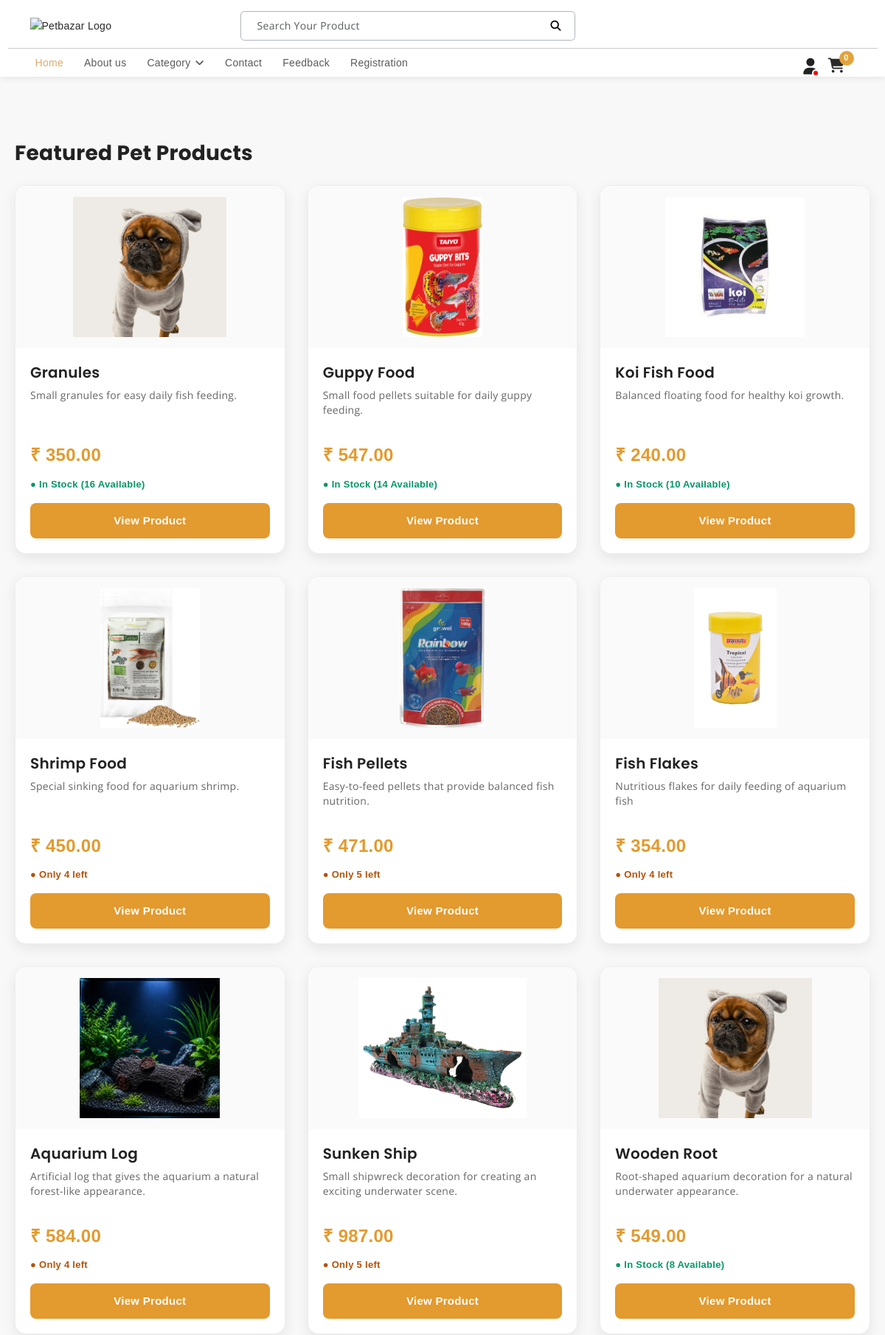
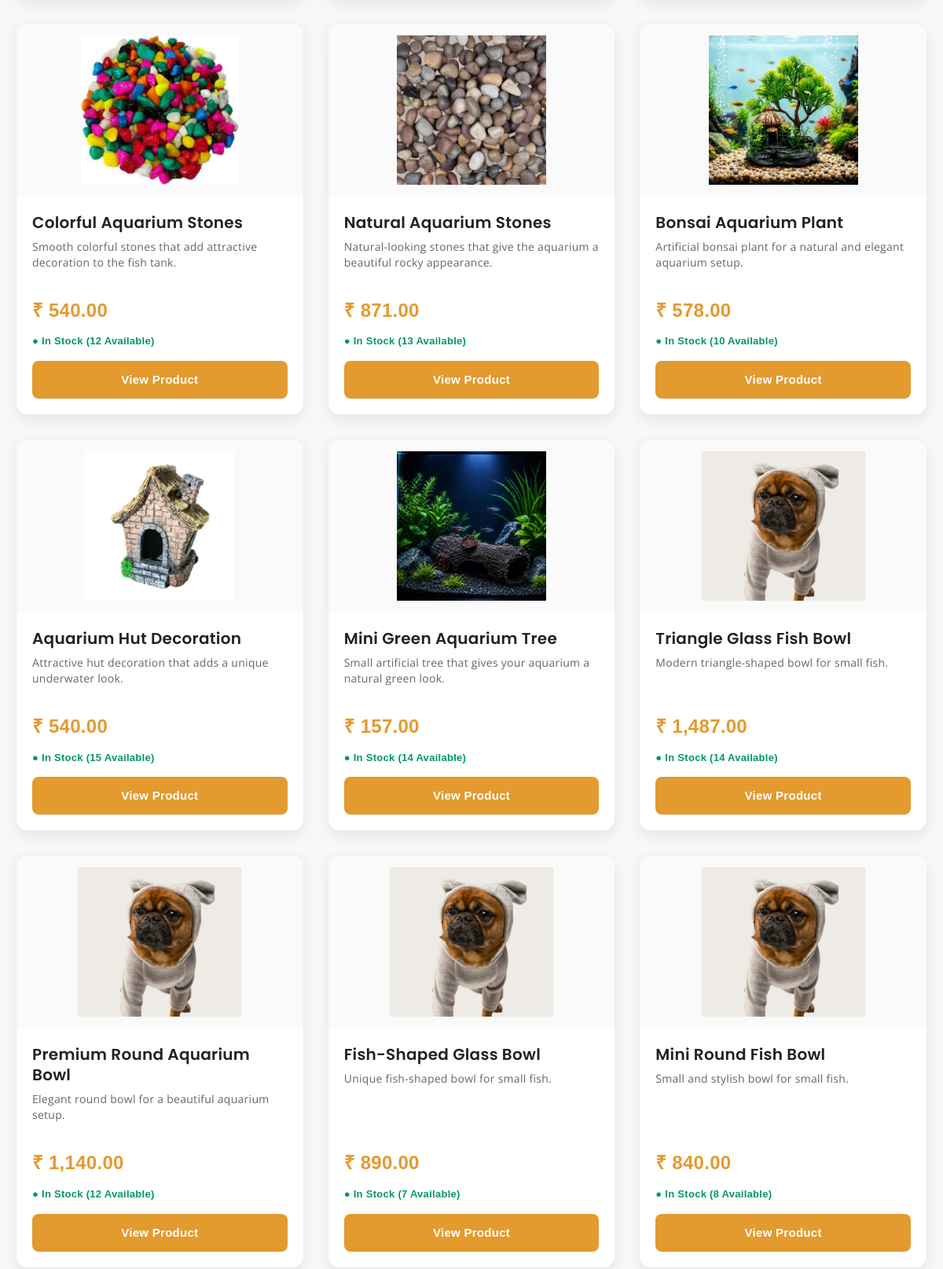
/User/product.php (upper part), run on the app's committed database (2 pictures, top to bottom).
### tables this page shows
CREATE TABLE `product` (
  `id` int(10) NOT NULL,
  `category` varchar(20) NOT NULL,
  `sub_category` varchar(20) NOT NULL,
  `product_name` varchar(30) NOT NULL,
  `description` varchar(1000) NOT NULL,
  `price` int(10) NOT NULL,
  `qty` varchar(20) NOT NULL,
  `image` varchar(50) NOT NULL
);

### User/product.php (the view, shortened to what this page needs)
<?php
include("header.php");
$product = mysqli_query($conn,"SELECT * FROM product ORDER BY id DESC");
?>
<!DOCTYPE html>
<html lang="en">
<head>
<link rel="stylesheet" href="https://cdnjs.cloudflare.com/ajax/libs/font-awesome/6.5.2/css/all.min.css">
</head>
<body>
<div class="product-page-container">
    <h1 class="product-page-title">Featured Pet Products</h1>
    <div class="product-box">
    <?php
    if ($product && mysqli_num_rows($product) > 0) {
        while($row=mysqli_fetch_assoc($product))
        {
            $stock = (int)$row['qty'];
            $is_out = ($stock <= 0);
    ?>
    <div class="card">
        <a href="single_product.php?id=<?php echo $row['id']; ?>">
            <img src="upload/<?php echo htmlspecialchars($row['image']); ?>"
                 alt="<?php echo htmlspecialchars($row['product_name']); ?>"
                 onerror="this.src='images/item1.jpg'">
        </a>
        <div class="details">
            <div>
                <h2><?php echo htmlspecialchars($row['product_name']); ?></h2>
                <p><?php echo htmlspecialchars($row['description']); ?></p>
            </div>
            <div>
                <div class="price">
                    ₹ <?php echo number_format((float)$row['price'], 2); ?>
                </div>
                <div style="font-size: 13px; font-weight: 600; margin-bottom: 14px;">
                    <?php if ($is_out): ?>
                        <span style="color: #dc2626;">● Out of Stock</span>
                    <?php elseif ($stock <= 5): ?>
                        <span style="color: #b45309;">● Only <?php echo $stock; ?> left</span>
                    <?php else: ?>
                        <span style="color: #059669;">● In Stock (<?php echo $stock; ?> Available)</span>
                    <?php endif; ?>
                </div>
                <a href="single_product.php?id=<?php echo $row['id']; ?>" class="btn-card">
                    View Product
                </a>
            </div>
        </div>
    </div>
    <?php
        }
    } else {
        echo "<p style='color:#777;'>No products found.</p>";
    }
    ?>
    </div>
</div>
<?php include("footer.php"); ?>
</body>
</html>

### User/style.css (style rules this page uses)
:root { --header-height: 160px; --header-height-min: 80px; }
:root { --accent-color: #DEAD6F; --dark-color: #222222; --light-dark-color: #727272; --light-color: #fff; --grey-color: #dbdbdb; --light-grey-color: #fafafa; --primary-color: #6995B1; --light-primary-color: #eef1f3; }
:root { --primary-font: 'Poppins', sans-serif; --secondary-font: 'Open Sans', sans-serif; --text-font: 'Inter', sans-serif; --body-font: 'Chilanka', cursive; --heading-font: 'Chilanka', cursive; }
body { --bs-link-color: #333; --bs-link-hover-color: #333; --bs-link-color-rgb: 40, 40, 40; --bs-link-hover-color-rgb: 0, 0, 0; --bs-light-rgb: 248, 248, 248; --bs-font-sans-serif: var(--text-font); --bs-body-font-family: var(--bs-font-sans-serif); --bs-body-font-size: 1rem; --bs-body-font-weight: 400; --bs-body-line-height: 2; --bs-body-color: #41403E; --bs-primary: #DEAD6F; --bs-primary-rgb: 222, 173, 111; --bs-primary-bg-subtle: #FFF9EB; --bs-border-color: #F7F7F7; --bs-secondary-rgb: 230, 243, 251; --bs-success-rgb: 238, 245, 228; --bs-danger-rgb: 249, 235, 231; --bs-warning-rgb: 255, 249, 235; --bs-info-rgb: 230, 243, 250; }
body { font-family: var(--text-font); line-height: 1.6; letter-spacing: 0.02em; color: #333; }
h1, h2, h3, h4, h5, h6 { font-family: var(--primary-font); font-weight: 600; margin-bottom: 0.8rem; line-height: 1.3; }
h1 { font-size: 2.5rem; font-weight: 700; }
h2 { font-size: 2rem; }
p { font-family: var(--secondary-font); margin-bottom: 1rem; }
a { text-decoration: none; }
.card { --bs-card-inner-border-radius: none; --bs-card-bg: transparent; background-color: transparent; border: none; }
@media screen and (max-width: 1200px) { html { font-size: 14px; } }
* { -webkit-tap-highlight-color: transparent; box-sizing: border-box; transition: all 0.3s ease; }
body { text-rendering: optimizeLegibility; -webkit-font-smoothing: antialiased; -moz-osx-font-smoothing: grayscale; overflow-x: hidden; }

### User/header.php (style rules this page uses)
body { padding-top: 150px; }

### User/product.php (style rules this page uses)
body { background:#f8f8f8; font-family:Arial,sans-serif; }
.product-page-container { max-width: 1300px; margin: 40px auto 70px; padding: 0 20px; }
.product-page-title { font-size: 28px; font-weight: 700; margin-bottom: 25px; color: #222; }
.product-box { display:grid; grid-template-columns:repeat(auto-fit,minmax(270px,1fr)); gap:30px; }
.card { background:#fff; border-radius:15px; overflow:hidden; box-shadow:0 6px 18px rgba(0,0,0,.08); transition:.3s; border: 1px solid #eee; display: flex; flex-direction: column; justify-content: space-between; }
.card img { width:100%; height:220px; object-fit:contain; padding: 15px; background: #fafafa; }
.details { padding:20px; display: flex; flex-direction: column; flex: 1; justify-content: space-between; }
.details h2 { font-size:20px; margin-bottom:8px; color:#222; font-weight: 600; }
.details p { font-size:14px; color:#666; line-height:20px; height:60px; overflow:hidden; margin-bottom: 12px; }
.price { font-size:24px; color:#E39A2E; font-weight:bold; margin-bottom: 10px; }
.btn-card { display: block; width:100%; padding:12px; background:#E39A2E; border:none; border-radius:8px; color:#fff; font-size:15px; font-weight: 600; cursor:pointer; text-align: center; text-decoration: none; transition:.2s; }

### data on the page
product: product_name "Granules", description "Small granules for easy daily fish feeding.", price "350.00", qty "16"
product: image (picture), product_name "Guppy Food", description "Small food pellets suitable for daily guppy feeding.", price "547.00", qty "14"
product: image (picture), product_name "Koi Fish Food", description "Balanced floating food for healthy koi growth.", price "240.00", qty "10"
product: image (picture), product_name "Shrimp Food", description "Special sinking food for aquarium shrimp.", price "450.00", qty "4"
product: image (picture), product_name "Fish Pellets", description "Easy-to-feed pellets that provide balanced fish nutrition.", price "471.00", qty "5"
product: image (picture), product_name "Fish Flakes", description "Nutritious flakes for daily feeding of aquarium fish", price "354.00", qty "4"
product: image (picture), product_name "Aquarium Log", description "Artificial log that gives the aquarium a natural forest-like appearance.", price "584.00", qty "4"
product: image (picture), product_name "Sunken Ship", description "Small shipwreck decoration for creating an exciting underwater scene.", price "987.00", qty "5"
product: product_name "Wooden Root", description "Root-shaped aquarium decoration for a natural underwater appearance.", price "549.00", qty "8"
product: image (picture), product_name "Colorful Aquarium Stones", description "Smooth colorful stones that add attractive decoration to the fish tank.", price "540.00", qty "12"
product: image (picture), product_name "Natural Aquarium Stones", description "Natural-looking stones that give the aquarium a beautiful rocky appearance.", price "871.00", qty "13"
product: image (picture), product_name "Bonsai Aquarium Plant", description "Artificial bonsai plant for a natural and elegant aquarium setup.", price "578.00", qty "10"
product: image (picture), product_name "Aquarium Hut Decoration", description "Attractive hut decoration that adds a unique underwater look.", price "540.00", qty "15"
product: image (picture), product_name "Mini Green Aquarium Tree", description "Small artificial tree that gives your aquarium a natural green look.", price "157.00", qty "14"
product: product_name "Triangle Glass Fish Bowl", description "Modern triangle-shaped bowl for small fish.", price "1,487.00", qty "14"
product: product_name "Premium Round Aquarium Bowl", description "Elegant round bowl for a beautiful aquarium setup.", price "1,140.00", qty "12"
product: product_name "Fish-Shaped Glass Bowl", description "Unique fish-shaped bowl for small fish.", price "890.00", qty "7"
product: product_name "Mini Round Fish Bowl", description "Small and stylish bowl for small fish.", price "840.00", qty "8"

### other printed values
$cart_count "0"
